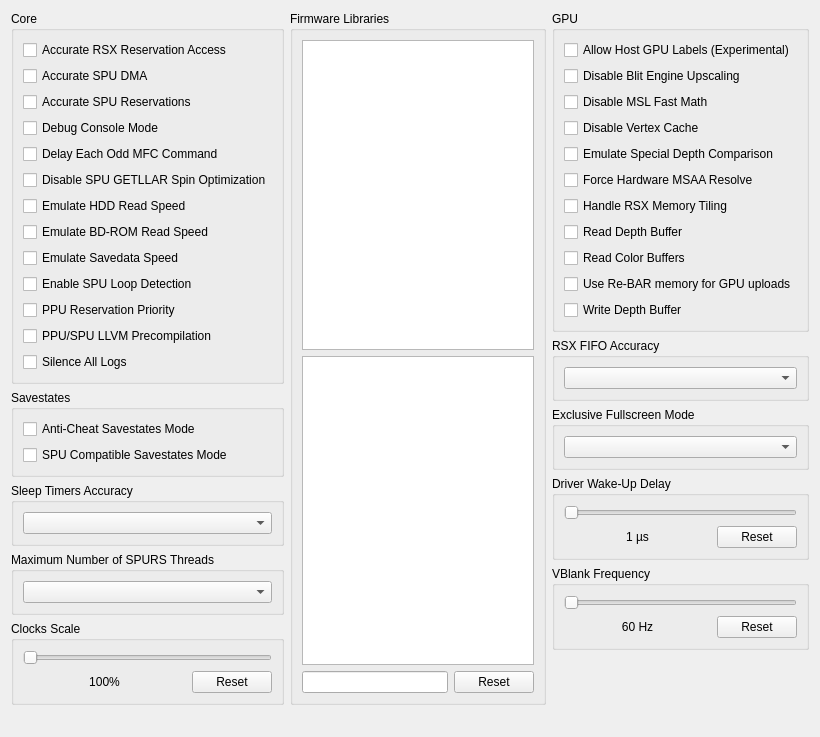
         <widget class="QWidget" name="advancedTabScrollContents">
          <property name="geometry">
           <rect>
            <x>0</x>
            <y>0</y>
            <width>820</width>
            <height>737</height>
           </rect>
          </property>
          <layout class="QVBoxLayout" name="advancedTabScrollContentsLayout">
           <item>
            <layout class="QHBoxLayout" name="advancedTabLayout" stretch="1,1,1">
             <item>
              <layout class="QVBoxLayout" name="advancedTabLayoutLeft">
               <item>
                <widget class="QGroupBox" name="gb_advanced_core">
                 <property name="sizePolicy">
                  <sizepolicy hsizetype="Preferred" vsizetype="Minimum">
                   <horstretch>0</horstretch>
                   <verstretch>0</verstretch>
                  </sizepolicy>
                 </property>
                 <property name="title">
                  <string>Core</string>
                 </property>
                 <layout class="QVBoxLayout" name="gb_advanced_core_layout">
                  <item>
                   <widget class="QCheckBox" name="accurateRSXAccess">
                    <property name="text">
                     <string>Accurate RSX Reservation Access</string>
                    </property>
                   </widget>
                  </item>
                  <item>
                   <widget class="QCheckBox" name="accurateSpuDMA">
                    <property name="text">
                     <string>Accurate SPU DMA</string>
                    </property>
                   </widget>
                  </item>
                  <item>
                   <widget class="QCheckBox" name="accurateSpuReservations">
                    <property name="text">
                     <string>Accurate SPU Reservations</string>
                    </property>
                   </widget>
                  </item>
                  <item>
                   <widget class="QCheckBox" name="debugConsoleMode">
                    <property name="text">
                     <string>Debug Console Mode</string>
                    </property>
                   </widget>
                  </item>
                  <item>
                   <widget class="QCheckBox" name="mfcDelayCommand">
                    <property name="text">
                     <string>Delay Each Odd MFC Command</string>
                    </property>
                   </widget>
                  </item>
                  <item>
                   <widget class="QCheckBox" name="disableSpinOptimization">
                    <property name="text">
                     <string>Disable SPU GETLLAR Spin Optimization</string>
                    </property>
                   </widget>
                  </item>
                  <item>
                   <widget class="QCheckBox" name="emulateHddSpeed">
                    <property name="text">
                     <string>Emulate HDD Read Speed</string>
                    </property>
                   </widget>
                  </item>
                  <item>
                   <widget class="QCheckBox" name="emulateBdvdSpeed">
                    <property name="text">
                     <string>Emulate BD-ROM Read Speed</string>
                    </property>
                   </widget>
                  </item>
                  <item>
                   <widget class="QCheckBox" name="emulateSavedataSpeed">
                    <property name="text">
                     <string>Emulate Savedata Speed</string>
                    </property>
                   </widget>
                  </item>
                  <item>
                   <widget class="QCheckBox" name="spuLoopDetection">
                    <property name="text">
                     <string>Enable SPU Loop Detection</string>
                    </property>
                   </widget>
                  </item>
                  <item>
                   <widget class="QCheckBox" name="ppuReservationPrority">
                    <property name="text">
                     <string>PPU Reservation Priority</string>
                    </property>
                   </widget>
                  </item>
                  <item>
                   <widget class="QCheckBox" name="llvmPrecompilation">
                    <property name="text">
                     <string>PPU/SPU LLVM Precompilation</string>
                    </property>
                   </widget>
                  </item>
                  <item>
                   <widget class="QCheckBox" name="silenceAllLogs">
                    <property name="text">
                     <string>Silence All Logs</string>
                    </property>
                   </widget>
                  </item>
                 </layout>
                </widget>
               </item>
              <item>
                <widget class="QGroupBox" name="gb_advanced_savestates">
                 <property name="sizePolicy">
                  <sizepolicy hsizetype="Preferred" vsizetype="Minimum">
                   <horstretch>0</horstretch>
                   <verstretch>0</verstretch>
                  </sizepolicy>
                 </property>
                 <property name="title">
                  <string>Savestates</string>
                 </property>
                 <layout class="QVBoxLayout" name="gb_advanced_savestates_layout">
                  <item>
                   <widget class="QCheckBox" name="antiCheatSavestates">
                    <property name="text">
                     <string>Anti-Cheat Savestates Mode</string>
                    </property>
                   </widget>
                  </item>
                  <item>
                   <widget class="QCheckBox" name="compatibleSavestates">
                    <property name="text">
                     <string>SPU Compatible Savestates Mode</string>
                    </property>
                   </widget>
                  </item>
                 </layout>
                </widget>
               </item>
               <item>
                <widget class="QGroupBox" name="gb_sleep_timers_accuracy">
                 <property name="sizePolicy">
                  <sizepolicy hsizetype="Preferred" vsizetype="Minimum">
                   <horstretch>0</horstretch>
                   <verstretch>0</verstretch>
                  </sizepolicy>
                 </property>
                 <property name="title">
                  <string>Sleep Timers Accuracy</string>
                 </property>
                 <layout class="QVBoxLayout" name="gb_sleep_timers_accuracy_layout">
                  <item>
                   <widget class="QComboBox" name="sleepTimersAccuracy"/>
                  </item>
                 </layout>
                </widget>
               </item>
               <item>
                <widget class="QGroupBox" name="gb_max_spurs_threads">
                 <property name="sizePolicy">
                  <sizepolicy hsizetype="Preferred" vsizetype="Minimum">
                   <horstretch>0</horstretch>
                   <verstretch>0</verstretch>
                  </sizepolicy>
                 </property>
                 <property name="title">
                  <string>Maximum Number of SPURS Threads</string>
                 </property>
                 <layout class="QVBoxLayout" name="gb_max_spurs_threads_layout">
                  <item>
                   <widget class="QComboBox" name="maxSPURSThreads"/>
                  </item>
                 </layout>
                </widget>
               </item>
               <item>
                <widget class="QGroupBox" name="gb_clockScale">
                 <property name="sizePolicy">
                  <sizepolicy hsizetype="Preferred" vsizetype="Minimum">
                   <horstretch>0</horstretch>
                   <verstretch>0</verstretch>
                  </sizepolicy>
                 </property>
                 <property name="title">
                  <string>Clocks Scale</string>
                 </property>
                 <layout class="QVBoxLayout" name="gb_clockScale_layout">
                  <item>
                   <widget class="QSlider" name="clockScale">
                    <property name="orientation">
                     <enum>Qt::Orientation::Horizontal</enum>
                    </property>
                   </widget>
                  </item>
                  <item>
                   <layout class="QHBoxLayout" name="clockScaleLayout" stretch="1,0">
                    <item>
                     <widget class="QLabel" name="clockScaleText">
                      <property name="text">
                       <string>100%</string>
                      </property>
                      <property name="alignment">
                       <set>Qt::AlignmentFlag::AlignCenter</set>
                      </property>
                     </widget>
                    </item>
                    <item>
                     <widget class="QPushButton" name="clockScaleReset">
                      <property name="text">
                       <string>Reset</string>
                      </property>
                     </widget>
                    </item>
                   </layout>
                  </item>
                 </layout>
                </widget>
               </item>
               <item>
                <spacer name="advancedTabSpacerLeft">
                 <property name="orientation">
                  <enum>Qt::Orientation::Vertical</enum>
                 </property>
                 <property name="sizeType">
                  <enum>QSizePolicy::Policy::MinimumExpanding</enum>
                 </property>
                 <property name="sizeHint" stdset="0">
                  <size>
                   <width>0</width>
                   <height>0</height>
                  </size>
                 </property>
                </spacer>
               </item>
              </layout>
             </item>
             <item>
              <layout class="QVBoxLayout" name="advancedTabLayoutMiddle">
               <item>
                <widget class="QGroupBox" name="gb_libs">
                 <property name="title">
                  <string>Firmware Libraries</string>
                 </property>
                 <layout class="QVBoxLayout" name="gb_libs_layout">
                  <item>
                   <widget class="QListWidget" name="hleList">
                    <property name="sizePolicy">
                     <sizepolicy hsizetype="Preferred" vsizetype="Preferred">
                      <horstretch>0</horstretch>
                      <verstretch>0</verstretch>
                     </sizepolicy>
                    </property>
                    <property name="selectionMode">
                     <enum>QAbstractItemView::SelectionMode::ExtendedSelection</enum>
                    </property>
                   </widget>
                  </item>
                  <item>
                   <widget class="QListWidget" name="lleList">
                    <property name="sizePolicy">
                     <sizepolicy hsizetype="Preferred" vsizetype="Preferred">
                      <horstretch>0</horstretch>
                      <verstretch>0</verstretch>
                     </sizepolicy>
                    </property>
                    <property name="selectionMode">
                     <enum>QAbstractItemView::SelectionMode::ExtendedSelection</enum>
                    </property>
                   </widget>
                  </item>
                  <item>
                   <layout class="QHBoxLayout" name="gb_lleLibs_layout" stretch="1,0">
                    <property name="spacing">
                     <number>6</number>
                    </property>
                    <property name="sizeConstraint">
                     <enum>QLayout::SizeConstraint::SetNoConstraint</enum>
                    </property>
                    <item>
                     <widget class="QLineEdit" name="searchBox"/>
                    </item>
                    <item>
                     <widget class="QPushButton" name="resetLleList">
                      <property name="text">
                       <string>Reset</string>
                      </property>
                     </widget>
                    </item>
                   </layout>
                  </item>
                 </layout>
                </widget>
               </item>
              </layout>
             </item>
             <item>
              <layout class="QVBoxLayout" name="advancedTabLayoutRight">
               <item>
                <widget class="QGroupBox" name="gb_advanced_gpu">
                 <property name="sizePolicy">
                  <sizepolicy hsizetype="Preferred" vsizetype="Minimum">
                   <horstretch>0</horstretch>
                   <verstretch>0</verstretch>
                  </sizepolicy>
                 </property>
                 <property name="title">
                  <string>GPU</string>
                 </property>
                 <layout class="QVBoxLayout" name="gb_advanced_gpu_layout">
                  <item>
                   <widget class="QCheckBox" name="allowHostGPULabels">
                    <property name="text">
                     <string>Allow Host GPU Labels (Experimental)</string>
                    </property>
                   </widget>
                  </item>
                  <item>
                   <widget class="QCheckBox" name="blitEngineScaling">
                    <property name="text">
                     <string>Disable Blit Engine Upscaling</string>
                    </property>
                   </widget>
                  </item>
                  <item>
                   <widget class="QCheckBox" name="disableMslFastMath">
                    <property name="text">
                     <string>Disable MSL Fast Math</string>
                    </property>
                   </widget>
                  </item>
                  <item>
                   <widget class="QCheckBox" name="disableVertexCache">
                    <property name="text">
                     <string>Disable Vertex Cache</string>
                    </property>
                   </widget>
                  </item>
                  <item>
                   <widget class="QCheckBox" name="emulateDepthCompare">
                    <property name="text">
                     <string>Emulate Special Depth Comparison</string>
                    </property>
                   </widget>
                  </item>
                  <item>
                   <widget class="QCheckBox" name="forceHwMSAAResolve">
                    <property name="text">
                     <string>Force Hardware MSAA Resolve</string>
                    </property>
                   </widget>
                  </item>
                  <item>
                   <widget class="QCheckBox" name="handleTiledMemory">
                    <property name="text">
                     <string>Handle RSX Memory Tiling</string>
                    </property>
                   </widget>
                  </item>
                  <item>
                   <widget class="QCheckBox" name="readDepth">
                    <property name="text">
                     <string>Read Depth Buffer</string>
                    </property>
                   </widget>
                  </item>
                  <item>
                   <widget class="QCheckBox" name="readColor">
                    <property name="text">
                     <string>Read Color Buffers</string>
                    </property>
                   </widget>
                  </item>
                  <item>
                   <widget class="QCheckBox" name="useReBAR">
                    <property name="text">
                     <string>Use Re-BAR memory for GPU uploads</string>
                    </property>
                   </widget>
                  </item>
                  <item>
                   <widget class="QCheckBox" name="dumpDepth">
                    <property name="text">
                     <string>Write Depth Buffer</string>
                    </property>
                   </widget>
                  </item>
                 </layout>
                </widget>
               </item>
               <item>
                <widget class="QGroupBox" name="gb_rsx_fifo_accuracy">
                 <property name="sizePolicy">
                  <sizepolicy hsizetype="Preferred" vsizetype="Minimum">
                   <horstretch>0</horstretch>
                   <verstretch>0</verstretch>
                  </sizepolicy>
                 </property>
                 <property name="title">
                  <string>RSX FIFO Accuracy</string>
                 </property>
                 <layout class="QVBoxLayout" name="gb_rsx_fifo_accuracy_layout">
                  <item>
                   <widget class="QComboBox" name="FIFOAccuracy"/>
                  </item>
                 </layout>
                </widget>
               </item>
               <item>
                <widget class="QGroupBox" name="gb_exclusiveFullscreen">
                 <property name="sizePolicy">
                  <sizepolicy hsizetype="Preferred" vsizetype="Minimum">
                   <horstretch>0</horstretch>
                   <verstretch>0</verstretch>
                  </sizepolicy>
                 </property>
                 <property name="title">
                  <string>Exclusive Fullscreen Mode</string>
                 </property>
                 <layout class="QVBoxLayout" name="gb_exclusiveFullscreen_layout">
                  <item>
                   <widget class="QComboBox" name="exclusiveFullscreenMode"/>
                  </item>
                 </layout>
                </widget>
               </item>
               <item>
                <widget class="QGroupBox" name="gb_wakeupDelay">
                 <property name="sizePolicy">
                  <sizepolicy hsizetype="Preferred" vsizetype="Minimum">
                   <horstretch>0</horstretch>
                   <verstretch>0</verstretch>
                  </sizepolicy>
                 </property>
                 <property name="title">
                  <string>Driver Wake-Up Delay</string>
                 </property>
                 <layout class="QVBoxLayout" name="gb_wakeupDelay_layout">
                  <item>
                   <widget class="QSlider" name="wakeupDelay">
                    <property name="orientation">
                     <enum>Qt::Orientation::Horizontal</enum>
                    </property>
                   </widget>
                  </item>
                  <item>
                   <layout class="QHBoxLayout" name="wakeupDelayLayout" stretch="1,0">
                    <item>
                     <widget class="QLabel" name="wakeupText">
                      <property name="text">
                       <string>1 µs</string>
                      </property>
                      <property name="alignment">
                       <set>Qt::AlignmentFlag::AlignCenter</set>
                      </property>
                     </widget>
                    </item>
                    <item>
                     <widget class="QPushButton" name="wakeupReset">
                      <property name="text">
                       <string>Reset</string>
                      </property>
                     </widget>
                    </item>
                   </layout>
                  </item>
                 </layout>
                </widget>
               </item>
               <item>
                <widget class="QGroupBox" name="gb_vblank">
                 <property name="sizePolicy">
                  <sizepolicy hsizetype="Preferred" vsizetype="Minimum">
                   <horstretch>0</horstretch>
                   <verstretch>0</verstretch>
                  </sizepolicy>
                 </property>
                 <property name="title">
                  <string>VBlank Frequency</string>
                 </property>
                 <layout class="QVBoxLayout" name="gb_vblank_layout">
                  <item>
                   <widget class="QSlider" name="vblank">
                    <property name="orientation">
                     <enum>Qt::Orientation::Horizontal</enum>
                    </property>
                   </widget>
                  </item>
                  <item>
                   <layout class="QHBoxLayout" name="vBlankLayout" stretch="1,0">
                    <item>
                     <widget class="QLabel" name="vblankText">
                      <property name="text">
                       <string>60 Hz</string>
                      </property>
                      <property name="alignment">
                       <set>Qt::AlignmentFlag::AlignCenter</set>
                      </property>
                     </widget>
                    </item>
                    <item>
                     <widget class="QPushButton" name="vblankReset">
                      <property name="text">
                       <string>Reset</string>
                      </property>
                     </widget>
                    </item>
                   </layout>
                  </item>
                 </layout>
                </widget>
               </item>
               <item>
                <spacer name="advancedTabSpacerRight">
                 <property name="orientation">
                  <enum>Qt::Orientation::Vertical</enum>
                 </property>
                 <property name="sizeType">
                  <enum>QSizePolicy::Policy::MinimumExpanding</enum>
                 </property>
                 <property name="sizeHint" stdset="0">
                  <size>
                   <width>13</width>
                   <height>13</height>
                  </size>
                 </property>
                </spacer>
               </item>
              </layout>
             </item>
            </layout>
           </item>
           <item>
            <spacer name="advancedTabSpacer">
             <property name="orientation">
              <enum>Qt::Orientation::Vertical</enum>
             </property>
             <property name="sizeHint" stdset="0">
              <size>
               <width>0</width>
               <height>0</height>
              </size>
             </property>
            </spacer>
           </item>
          </layout>
         </widget>
